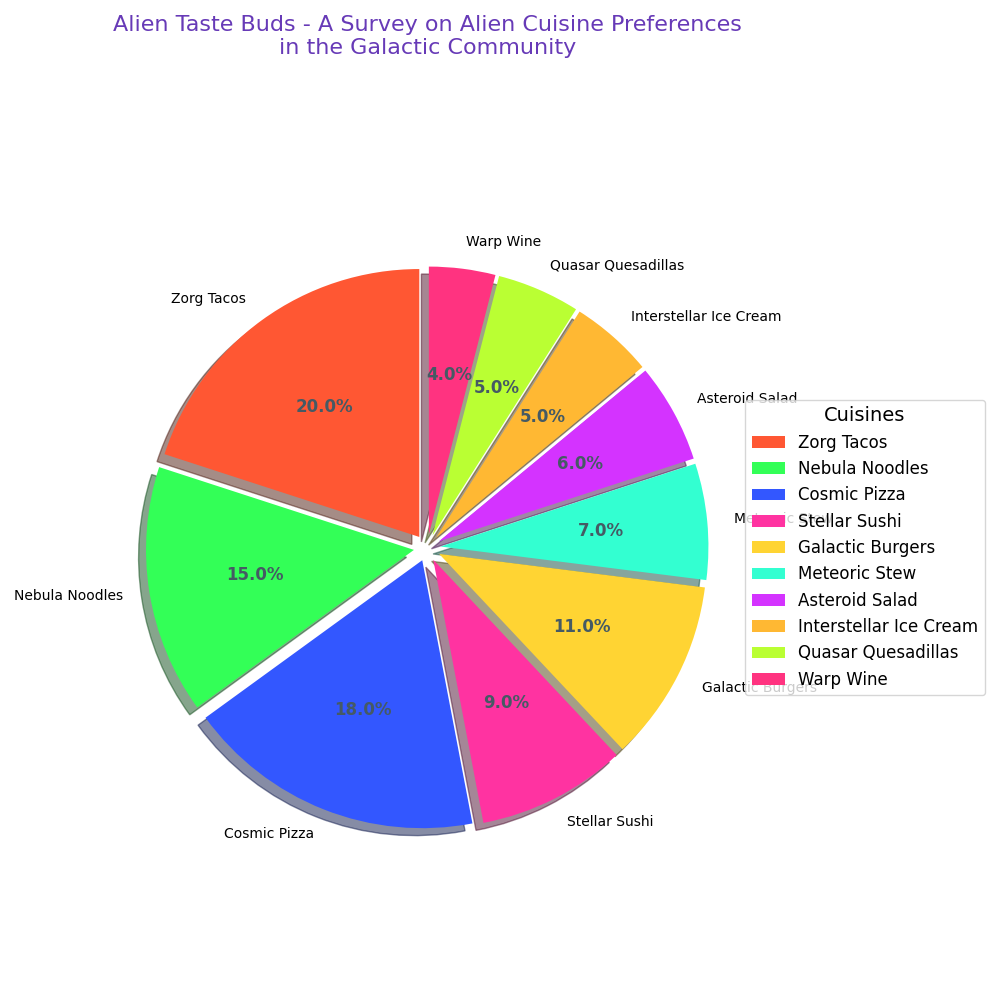

Python code for this plot:
import matplotlib.pyplot as plt

cuisines = ['Zorg Tacos', 'Nebula Noodles', 'Cosmic Pizza', 'Stellar Sushi', 
            'Galactic Burgers', 'Meteoric Stew', 'Asteroid Salad', 
            'Interstellar Ice Cream', 'Quasar Quesadillas', 'Warp Wine']
percentages = [20, 15, 18, 9, 11, 7, 6, 5, 5, 4]
colors = ['#FF5733', '#33FF57', '#3357FF', '#FF33A1', '#FFD433', 
          '#33FFD1', '#D433FF', '#FFB833', '#BAFF33', '#FF3380']

fig, ax = plt.subplots(figsize=(10, 10))

wedges, texts, autotexts = ax.pie(
    percentages,
    colors=colors,
    startangle=90,
    labels=cuisines,
    autopct='%1.1f%%',
    shadow=True,
    explode=[0.05]*len(cuisines)
)

ax.axis('equal')

plt.title('Alien Taste Buds - A Survey on Alien Cuisine Preferences\nin the Galactic Community', size=16, color='#673AB7', loc='center', pad=40)
ax.legend(wedges, cuisines, title='Cuisines', loc='center left', bbox_to_anchor=(1, 0, 0.5, 1), fontsize=12, title_fontsize=14)

for autotext in autotexts:
    autotext.set_color('#455A64')
    autotext.set_fontsize(12)
    autotext.set_weight('bold')

plt.tight_layout()

plt.show()
